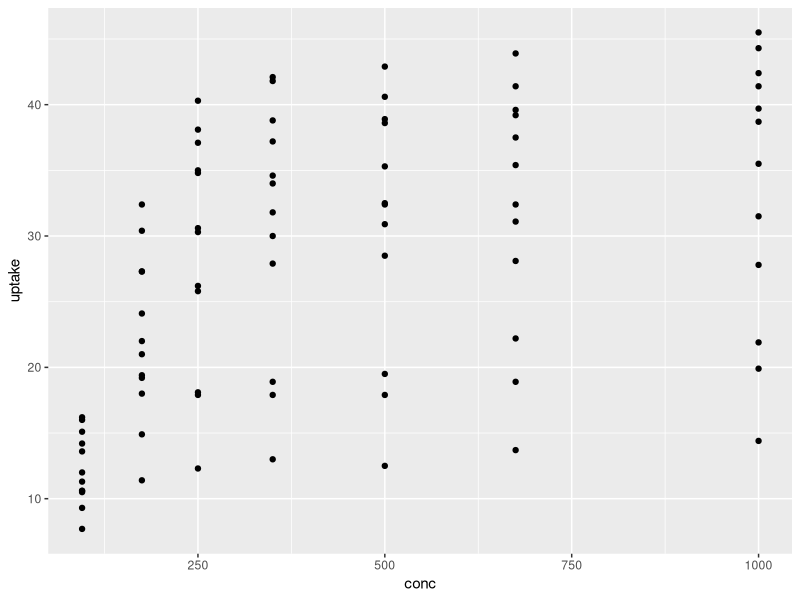
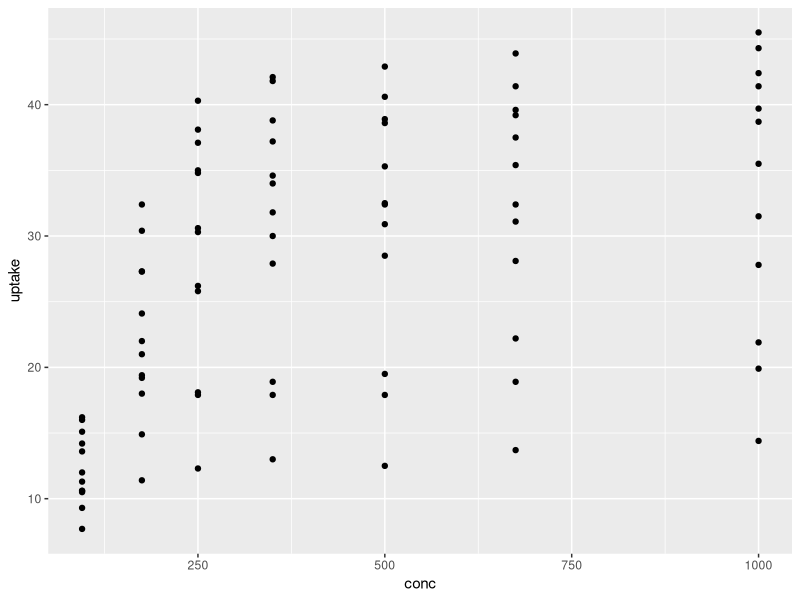
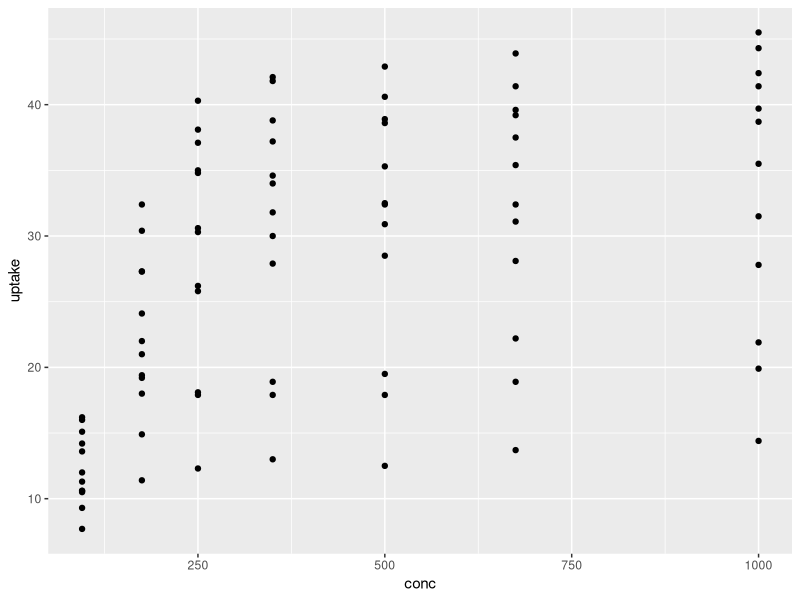

Recreate these plots in R, in order.
# Ievads

## Dati
data(CO2)
head(CO2)

library(ggplot2)
data(mpg)
head(mpg)

## Attēlu saglabāšana
library(ggplot2)
data(CO2)
ggplot(CO2, aes(conc, uptake)) + geom_point()
ggsave("Attels_1.png", width = 10, height = 6, units = "cm")

attels_1 <- ggplot(CO2, aes(conc, uptake)) + geom_point()
ggsave("Attels_1.png", plot = attels_1, width = 10, height = 6, units = "cm")
